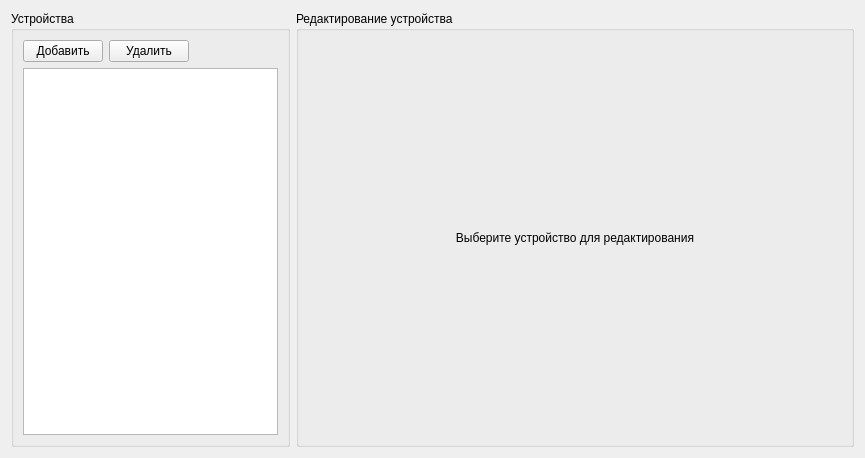
<?xml version="1.0" encoding="UTF-8"?>
<ui version="4.0">
 <class>Dialog</class>
 <widget class="QDialog" name="Dialog">
  <property name="geometry">
   <rect>
    <x>0</x>
    <y>0</y>
    <width>865</width>
    <height>458</height>
   </rect>
  </property>
  <property name="windowTitle">
   <string>Тестовое задание</string>
  </property>
  <layout class="QHBoxLayout" name="horizontalLayout" stretch="1,2">
   <item>
    <widget class="QGroupBox" name="groupBox">
     <property name="title">
      <string>Устройства</string>
     </property>
     <layout class="QVBoxLayout" name="verticalLayout">
      <item>
       <layout class="QHBoxLayout" name="horizontalLayout_2">
        <item>
         <widget class="QPushButton" name="addPushButton">
          <property name="enabled">
           <bool>true</bool>
          </property>
          <property name="text">
           <string>Добавить</string>
          </property>
          <property name="autoDefault">
           <bool>false</bool>
          </property>
         </widget>
        </item>
        <item>
         <widget class="QPushButton" name="removePushButton">
          <property name="enabled">
           <bool>true</bool>
          </property>
          <property name="text">
           <string>Удалить</string>
          </property>
          <property name="autoDefault">
           <bool>false</bool>
          </property>
         </widget>
        </item>
        <item>
         <spacer name="horizontalSpacer_2">
          <property name="orientation">
           <enum>Qt::Horizontal</enum>
          </property>
          <property name="sizeHint" stdset="0">
           <size>
            <width>40</width>
            <height>20</height>
           </size>
          </property>
         </spacer>
        </item>
       </layout>
      </item>
      <item>
       <widget class="QListView" name="devicesListView"/>
      </item>
     </layout>
    </widget>
   </item>
   <item>
    <widget class="QGroupBox" name="groupBox_2">
     <property name="title">
      <string>Редактирование устройства</string>
     </property>
     <layout class="QHBoxLayout" name="horizontalLayout_3">
      <item>
       <widget class="QStackedWidget" name="stackedWidget">
        <widget class="QWidget" name="page">
         <layout class="QVBoxLayout" name="verticalLayout_2">
          <item>
           <widget class="QLabel" name="label">
            <property name="text">
             <string>Выберите устройство для редактирования</string>
            </property>
            <property name="alignment">
             <set>Qt::AlignCenter</set>
            </property>
           </widget>
          </item>
         </layout>
        </widget>
        <widget class="QWidget" name="page_2">
         <layout class="QVBoxLayout" name="verticalLayout_3" stretch="0,1">
          <item>
           <layout class="QHBoxLayout" name="horizontalLayout_4">
            <item>
             <widget class="QLabel" name="label_2">
              <property name="text">
               <string>Название устройства</string>
              </property>
             </widget>
            </item>
            <item>
             <widget class="QLineEdit" name="lineEdit"/>
            </item>
           </layout>
          </item>
          <item>
           <widget class="QGroupBox" name="groupBox_3">
            <property name="title">
             <string>Параметры</string>
            </property>
            <layout class="QVBoxLayout" name="verticalLayout_4">
             <item>
              <layout class="QHBoxLayout" name="horizontalLayout_5">
               <item>
                <widget class="QPushButton" name="addPushButton_2">
                 <property name="enabled">
                  <bool>true</bool>
                 </property>
                 <property name="text">
                  <string>Добавить</string>
                 </property>
                 <property name="autoDefault">
                  <bool>false</bool>
                 </property>
                </widget>
               </item>
               <item>
                <widget class="QPushButton" name="removePushButton_2">
                 <property name="enabled">
                  <bool>true</bool>
                 </property>
                 <property name="text">
                  <string>Удалить</string>
                 </property>
                 <property name="autoDefault">
                  <bool>false</bool>
                 </property>
                </widget>
               </item>
               <item>
                <spacer name="horizontalSpacer">
                 <property name="orientation">
                  <enum>Qt::Horizontal</enum>
                 </property>
                 <property name="sizeHint" stdset="0">
                  <size>
                   <width>40</width>
                   <height>20</height>
                  </size>
                 </property>
                </spacer>
               </item>
              </layout>
             </item>
             <item>
              <widget class="QTreeView" name="parametersView">
               <property name="rootIsDecorated">
                <bool>false</bool>
               </property>
               <property name="itemsExpandable">
                <bool>false</bool>
               </property>
               <attribute name="headerDefaultSectionSize">
                <number>175</number>
               </attribute>
               <attribute name="headerMinimumSectionSize">
                <number>175</number>
               </attribute>
               <attribute name="headerStretchLastSection">
                <bool>false</bool>
               </attribute>
              </widget>
             </item>
            </layout>
           </widget>
          </item>
         </layout>
        </widget>
       </widget>
      </item>
     </layout>
    </widget>
   </item>
  </layout>
 </widget>
 <resources/>
 <connections/>
</ui>
